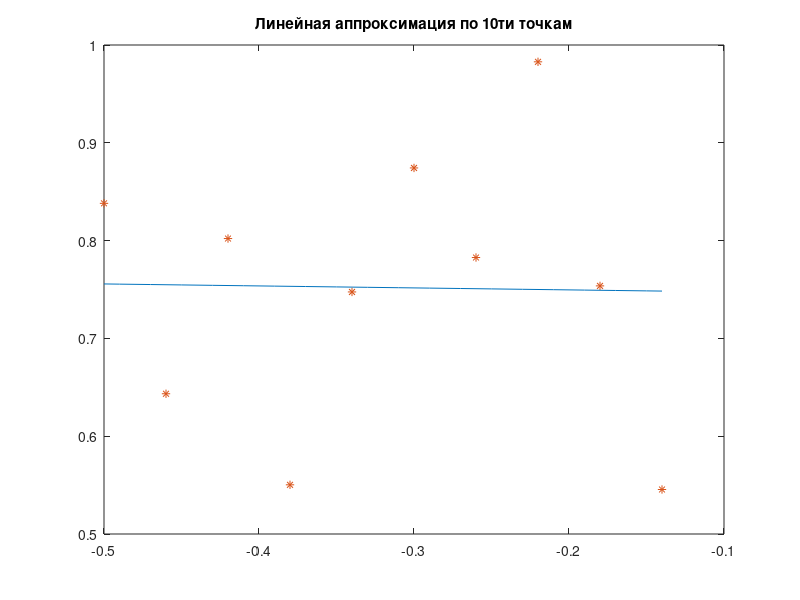

Recreate this plot in MATLAB. (Note: this script raises an error after producing the figure.)
clear
clc

% Апроксимация НМК

X = -0.5:0.04:1.5;
Y = [0.8381 0.6434 0.8021 0.5503 0.7475 0.8743 0.7827 0.9828 0.7537 0.5455 ...
0.6848 0.9725 0.8272 0.8888 0.9585 0.5737 0.7556 0.7446 0.7009 0.8001 ...
1.0066 0.8044 0.9543 0.7044 0.7818 0.6713 0.7297 0.7109 0.7870 0.7939 ...
0.6826 0.7843 0.7412 0.6961 0.6057 0.6965 0.5632 0.3903 0.5605 0.4690 ...
0.4037 0.5651 0.6047 0.2716 0.3140 0.1634 0.3118 -0.1071 0.2734 0.1377 ...
0.1034]';

% I Построение линейной аппроксимации по 10ти точкам
n1 = 10;
x1 = X(1:n1);
y1 = Y(1:n1);
x_sum = 0;
y_sum = 0;
x2_sum = 0;
xy_sum = 0;

for i1 = 1:n1
    x_sum = x_sum + X(i1);
    y_sum = y_sum + Y(i1);
    x2_sum = x2_sum + X(i1) * X(i1);
    xy_sum = xy_sum + X(i1) * Y(i1);
end

x_sum = x_sum / n1;
y_sum = y_sum / n1;
x2_sum = x2_sum / n1;
xy_sum = xy_sum / n1;
b0 = (x2_sum * y_sum - x_sum * xy_sum) / (x2_sum - x_sum * x_sum);
b1 = (xy_sum - x_sum * y_sum) / (x2_sum - x_sum * x_sum);

x_gr = X(1):0.01:X(n1);
y_gr = b0 + b1 * x_gr;
plot(x_gr, y_gr, x1, y1, '*')
median_x = median(x1)
median_y = median(y1)
std_s = std(y1,1) % Смещенная оценка среднеквадратичного отклонения
std_n = std(y1,0) % Несмещенная оценка среднеквадратичного отклонения
corr = corrcoef(x1,y1) % Коэффициент корреляции
title('Линейная аппроксимация по 10ти точкам')

% II Построение аппроксимирующих кривых при k = 3, 5, 7
% Указывавем m в функции как 2, так как этим поместить все кривые на один график
step_basis(X, Y, 3, 2);
step_basis(X, Y, 5, 2);
step_basis(X, Y, 7, 2);
title('Аппроксимирующие кривые со степенным базисом 3, 5, 7 (Вручную)')

% Указывавем m в функции как 3, так как этим поместить все кривые на один график
step_basis_delta(X, Y, 3, 3);
step_basis_delta(X, Y, 5, 3);
step_basis_delta(X, Y, 7, 3);
title('Ошибки аппроксимации')

% III Аппроксимация с использованием встроенных функций MATLAB
% Указывавем m в функции как 4, так как этим поместить все кривые на один график
step_basis_matlab(X, Y, 3, 4);
step_basis_matlab(X, Y, 5, 4);
step_basis_matlab(X, Y, 7, 4);
title('Аппроксимирующие кривые со степенным базисом 3, 5, 7 (MATLAB)')
